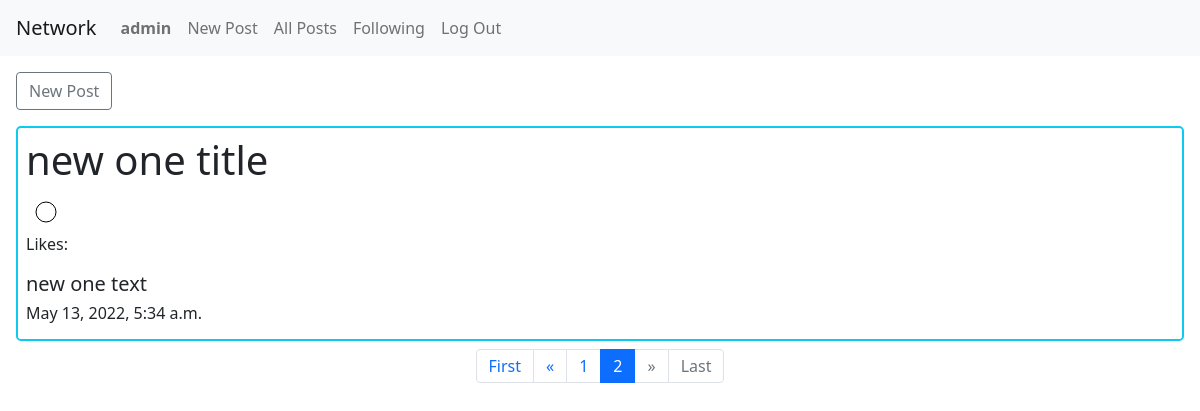
/?page=3 (signed in), run on an earlier commit of the app's database.
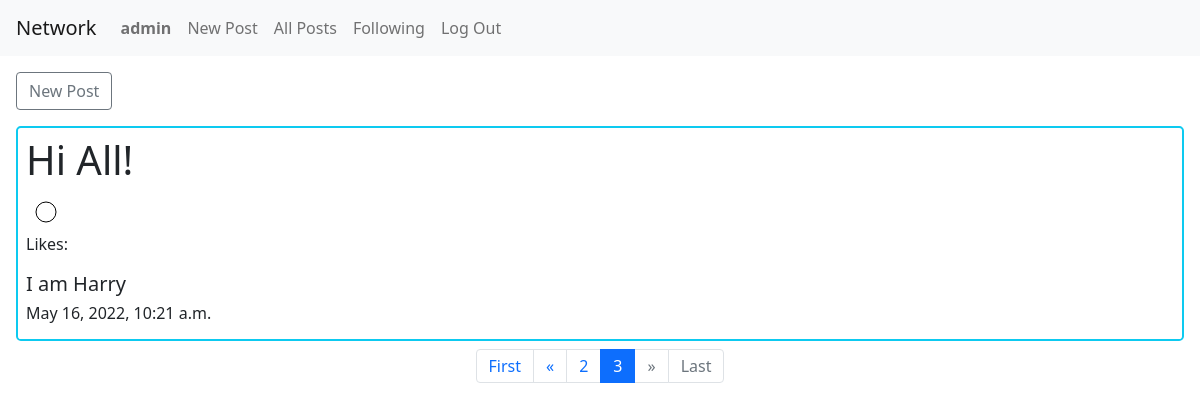
And on a later commit of the database.
### network/models.py (models this page shows)
class Post(models.Model):
    text = models.TextField(max_length=1000)
    title = models.CharField(max_length=100)
    user = models.ForeignKey(
        User,
        on_delete=models.CASCADE,
        related_name="post"
    )
    time = models.DateTimeField()

### network/views.py (the view)
# urls.py: path("", views.index, name="index"),
def index(request):
    if request.user.is_authenticated:
        if request.method == "POST":
            return error(request, "Invalid Submission")
        else:
            posts = Post.objects.all()
            paginator = Paginator(posts, 1) # Show 10 contacts per page.
            page_number = request.GET.get('page') if request.GET.get('page') else 1
            page_obj = paginator.get_page(page_number)
            return render(request, "network/index.html", {'page_obj': page_obj})
    else:
        return redirect(reverse("login"))

### network/templates/network/index.html (shortened to what this page needs)
{% extends "network/layout.html" %}
{% load static %}
{% block body %}
<div class="p-2">
    <a class="btn btn-outline-secondary m-2" href={% url "newpost" %}>New Post</a>
    {% for post in page_obj %}
    <div class="m-2 p-2 border border-2 border-info rounded-3">
        <div id="{{ post.id }}" class="post">
            <h1>{{ post.title }}</h1>
            <svg width="40" height="40" id="heart{{ post.id }}" class="heart" >
                <circle class="icon" cx="20" cy="20" r="10" stroke="black"
                    stroke-width="1" style="fill: none"/>
            </svg>
            <p> Likes: <span id="likes{{ post.id }}" class="likes"></span>
        </div>
        <div>
            <h5>{{ post.text }}</h5>
        </div>
        <div>
            <h6>{{ post.time }}</h5>
        </div>
    </div>
    {% endfor %}
    <nav aria-label="Page navigation example">
        <ol class="pagination justify-content-center">
            {% if page_obj.has_previous %}
            <li class="page-item">
                <a class="page-link" href="?page=1" aria-label="Previous">
                    First
                </a>
            </li>
            <li>
                <a class="page-link" href="?page={{ page_obj.previous_page_number }}" aria-label="Previous">
                    <span aria-hidden="true">&laquo;</span>
                </a>
            </li>
            <li class="page-item"><a class="page-link"
                    href="?page={{ page_obj.previous_page_number}}">{{ page_obj.previous_page_number}}</a></li>
            {% endif %}
            <li class="page-item active"><span class="page-link" href="#">{{ page_obj.number}}</span></li>
            {% if page_obj.has_next %}
            <li class="page-item"><a class="page-link"
                    href="?page={{ page_obj.next_page_number }}">{{ page_obj.next_page_number }}</a></li>
            <li class="page-item"><a class="page-link" href="?page={{ page_obj.next_page_number }}" aria-label="Next">
                    <span aria-hidden="true">&raquo;</span>
                </a></li>
            <li class="page-item"><a class="page-link" href="?page={{ page_obj.paginator.num_pages }}">Last</a></li>
            {% else %}
            <li class="page-item disabled"><a class="page-link" href="#" aria-label="Next">
                    <span aria-hidden="true">&raquo;</span>
                </a></li>
            <li class="page-item disabled"><a class="page-link" href="#">Last</a></li>
            {% endif %}
        </ol>
    </nav>
</div>
{% endblock %}

What changed in the data, as far as the page shows it:
no longer on this page (row unchanged): Post: title "new one title", text "new one text", time "May 13, 2022, 5:34 a.m."
added Post: title "Hi All!", text "I am Harry", time "May 16, 2022, 10:21 a.m."
Also different on the page:
{{ page_obj.previous_page_number }}: "1" → "2"
{{ page_obj.number }}: "2" → "3"
